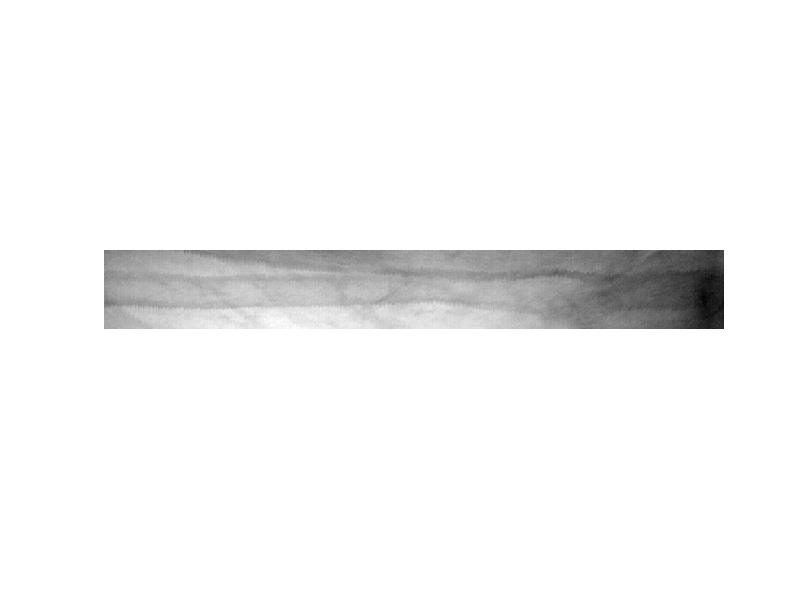
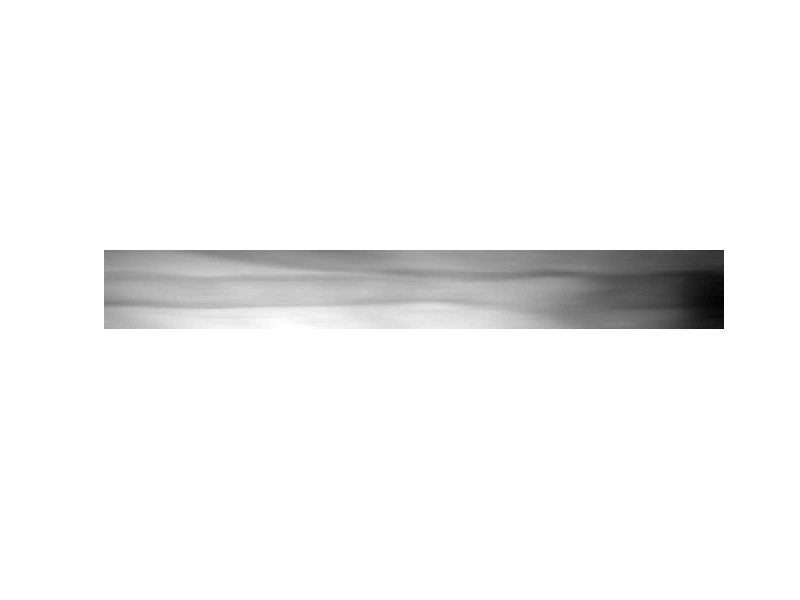
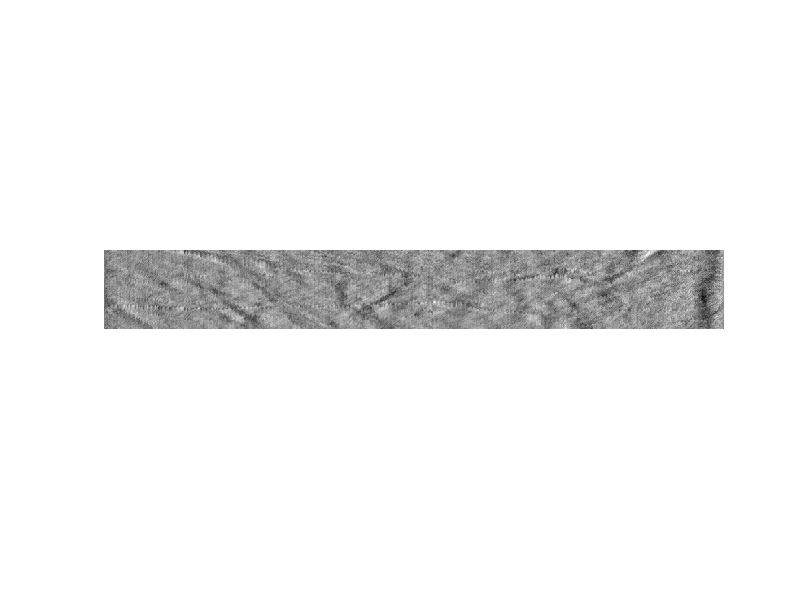
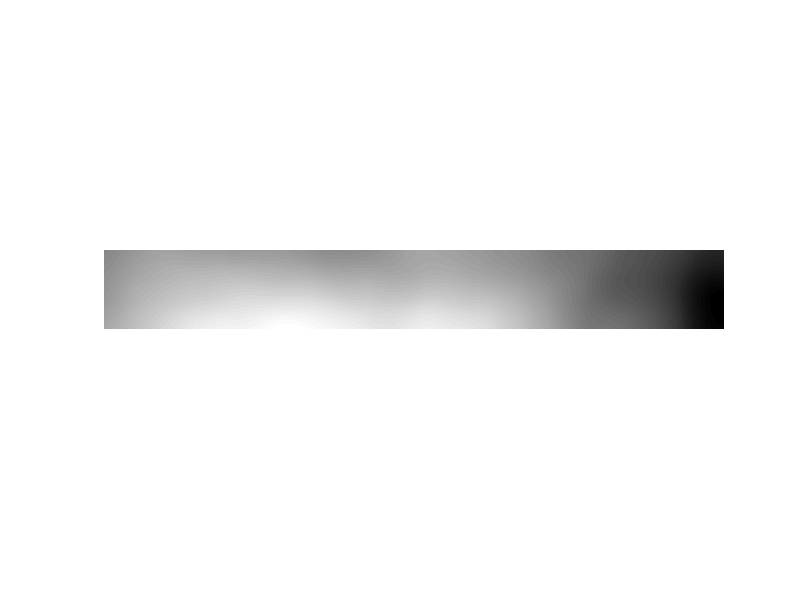

Recreate these plots in MATLAB, in order. (Note: this script raises an error after producing the figures.)
clear
clc

load('test.mat');
I = IH_old;
figure(1), imshow(I, []);

% 1. get the high frequency signal for "vessel" + "artery"
m = 1; n = 66;
h = ones(m,n)/(m*n);
I_LF1 = imfilter(I, h, 'replicate'); figure(2), imshow(I_LF1, []);
I_HF1 = I - I_LF1; figure(3), imshow(I_HF1, []);

% 2. get the overall profile of "heart"
m = 60; n = 60; h = ones(m,n)/(m*n);
I_LF2 = imfilter(I, h, 'replicate');
m = 55; n = 2; h = ones(m,n)/(m*n);
I_LF2 = imfilter(I_LF2, h, 'replicate'); figure(4), imshow(I_LF2, []);
I_supp = I_HF1 + I_LF2; figure(5), imshow(I_supp, []);


%% Correct the global boundary intensity difference using v4 interpolation
I_diff = I - I_supp;
l_row=size(I_diff,1); l_col=size(I_diff,2);
x=[1:l_col, 1:l_col];
y=[repmat([1],1,l_col), repmat([l_row],1,l_col)];

z = [];
for i = 1:length(x)
    z = [z,I_diff(y(i),x(i))];
end

[Y,X] = meshgrid(1:l_col,1:l_row);
Z=griddata(y,x,z,X,Y,'v4');

I_supp_fin = I_supp + Z;

figure(6),imshow(I_supp_fin,[]);

figure(7),imshow(I - I_supp_fin, [])
